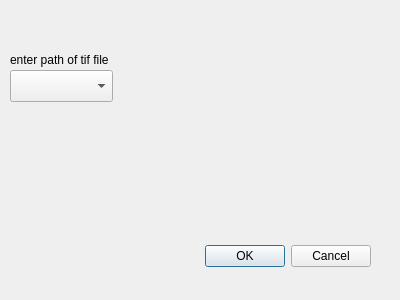
<?xml version="1.0" encoding="UTF-8"?>
<ui version="4.0">
 <class>my_pluginDialogBase</class>
 <widget class="QDialog" name="my_pluginDialogBase">
  <property name="geometry">
   <rect>
    <x>0</x>
    <y>0</y>
    <width>400</width>
    <height>300</height>
   </rect>
  </property>
  <property name="windowTitle">
   <string>my_plugin</string>
  </property>
  <widget class="QDialogButtonBox" name="button_box">
   <property name="geometry">
    <rect>
     <x>30</x>
     <y>240</y>
     <width>341</width>
     <height>32</height>
    </rect>
   </property>
   <property name="orientation">
    <enum>Qt::Horizontal</enum>
   </property>
   <property name="standardButtons">
    <set>QDialogButtonBox::Cancel|QDialogButtonBox::Ok</set>
   </property>
  </widget>
  <widget class="QLabel" name="label">
   <property name="geometry">
    <rect>
     <x>10</x>
     <y>50</y>
     <width>381</width>
     <height>20</height>
    </rect>
   </property>
   <property name="text">
    <string>enter path of tif file </string>
   </property>
  </widget>
  <widget class="QComboBox" name="comboBox">
   <property name="geometry">
    <rect>
     <x>10</x>
     <y>70</y>
     <width>103</width>
     <height>32</height>
    </rect>
   </property>
  </widget>
 </widget>
 <resources/>
 <connections>
  <connection>
   <sender>button_box</sender>
   <signal>accepted()</signal>
   <receiver>my_pluginDialogBase</receiver>
   <slot>accept()</slot>
   <hints>
    <hint type="sourcelabel">
     <x>20</x>
     <y>20</y>
    </hint>
    <hint type="destinationlabel">
     <x>20</x>
     <y>20</y>
    </hint>
   </hints>
  </connection>
  <connection>
   <sender>button_box</sender>
   <signal>rejected()</signal>
   <receiver>my_pluginDialogBase</receiver>
   <slot>reject()</slot>
   <hints>
    <hint type="sourcelabel">
     <x>20</x>
     <y>20</y>
    </hint>
    <hint type="destinationlabel">
     <x>20</x>
     <y>20</y>
    </hint>
   </hints>
  </connection>
 </connections>
</ui>
